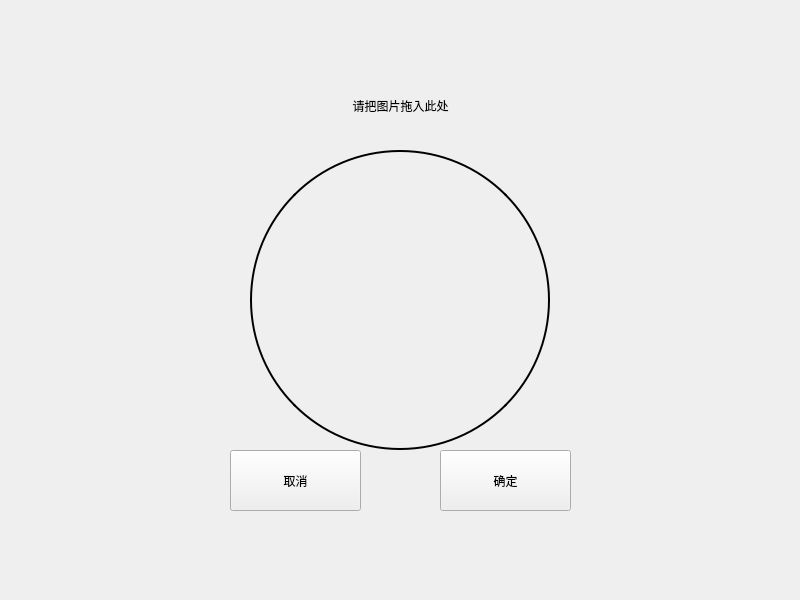
<?xml version="1.0" encoding="UTF-8"?>
<ui version="4.0">
 <class>Widget_SetPFP</class>
 <widget class="QWidget" name="Widget_SetPFP">
  <property name="geometry">
   <rect>
    <x>0</x>
    <y>0</y>
    <width>800</width>
    <height>600</height>
   </rect>
  </property>
  <property name="windowTitle">
   <string>Form</string>
  </property>
  <property name="styleSheet">
   <string notr="true"/>
  </property>
  <widget class="QPushButton" name="btn_ok">
   <property name="geometry">
    <rect>
     <x>440</x>
     <y>450</y>
     <width>131</width>
     <height>61</height>
    </rect>
   </property>
   <property name="text">
    <string>确定</string>
   </property>
  </widget>
  <widget class="QLabel" name="BACKGROUND">
   <property name="geometry">
    <rect>
     <x>0</x>
     <y>0</y>
     <width>800</width>
     <height>600</height>
    </rect>
   </property>
   <property name="text">
    <string/>
   </property>
   <property name="scaledContents">
    <bool>true</bool>
   </property>
  </widget>
  <widget class="QPushButton" name="btn_cancel">
   <property name="geometry">
    <rect>
     <x>230</x>
     <y>450</y>
     <width>131</width>
     <height>61</height>
    </rect>
   </property>
   <property name="text">
    <string>取消</string>
   </property>
  </widget>
  <widget class="QLabel" name="lbl_pfp">
   <property name="geometry">
    <rect>
     <x>250</x>
     <y>150</y>
     <width>300</width>
     <height>300</height>
    </rect>
   </property>
   <property name="styleSheet">
    <string notr="true">border-radius: 150px;</string>
   </property>
   <property name="text">
    <string/>
   </property>
   <property name="scaledContents">
    <bool>true</bool>
   </property>
  </widget>
  <widget class="QLabel" name="lbl_title">
   <property name="geometry">
    <rect>
     <x>0</x>
     <y>60</y>
     <width>801</width>
     <height>91</height>
    </rect>
   </property>
   <property name="text">
    <string>请把图片拖入此处</string>
   </property>
   <property name="alignment">
    <set>Qt::AlignCenter</set>
   </property>
  </widget>
  <widget class="QLabel" name="lbl_border">
   <property name="geometry">
    <rect>
     <x>250</x>
     <y>150</y>
     <width>300</width>
     <height>300</height>
    </rect>
   </property>
   <property name="styleSheet">
    <string notr="true">border: 2px solid black;
border-radius: 150px;</string>
   </property>
   <property name="text">
    <string/>
   </property>
   <property name="scaledContents">
    <bool>true</bool>
   </property>
  </widget>
  <zorder>BACKGROUND</zorder>
  <zorder>btn_cancel</zorder>
  <zorder>lbl_title</zorder>
  <zorder>btn_ok</zorder>
  <zorder>lbl_pfp</zorder>
  <zorder>lbl_border</zorder>
 </widget>
 <resources/>
 <connections/>
</ui>
